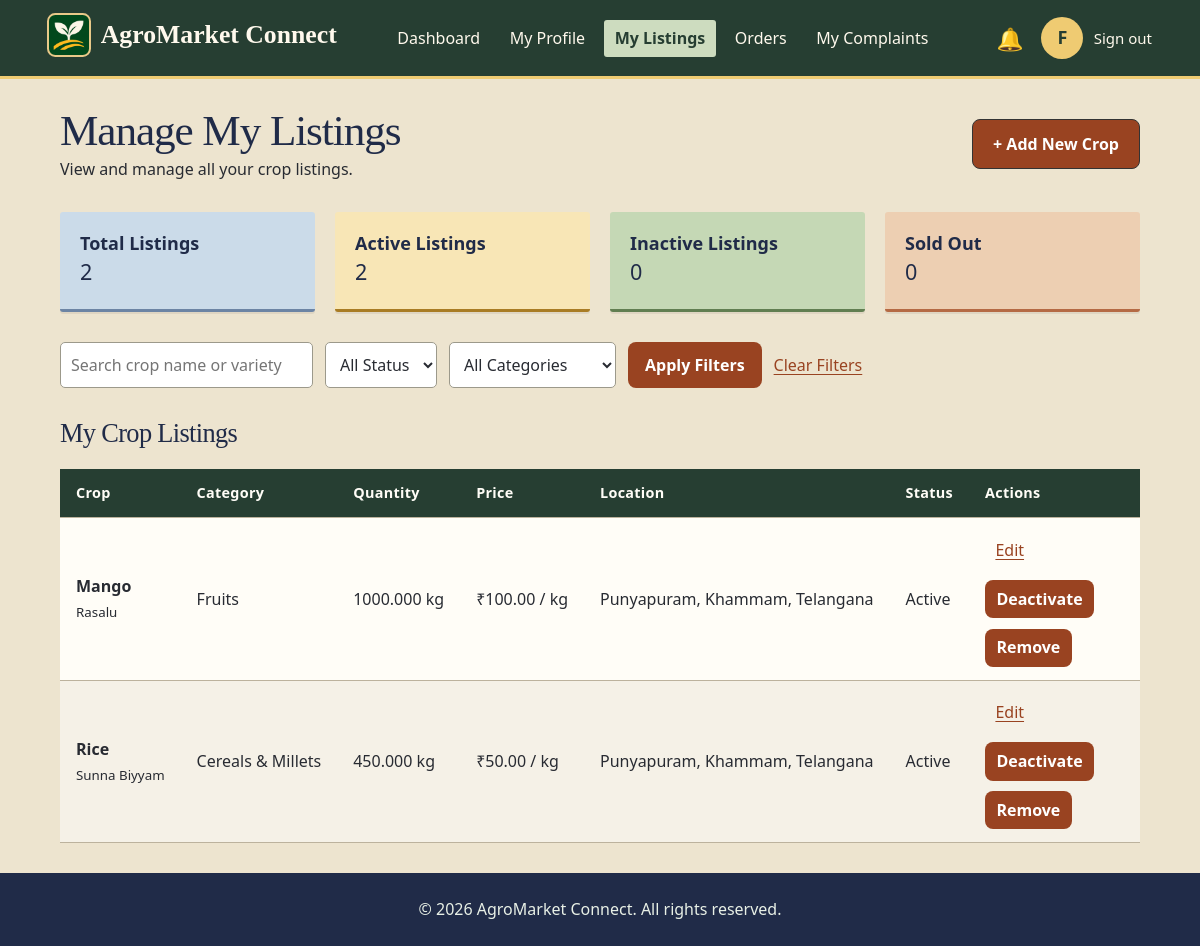
Before: /Home/farmer/manage_listings.php (signed in) with the older database file.
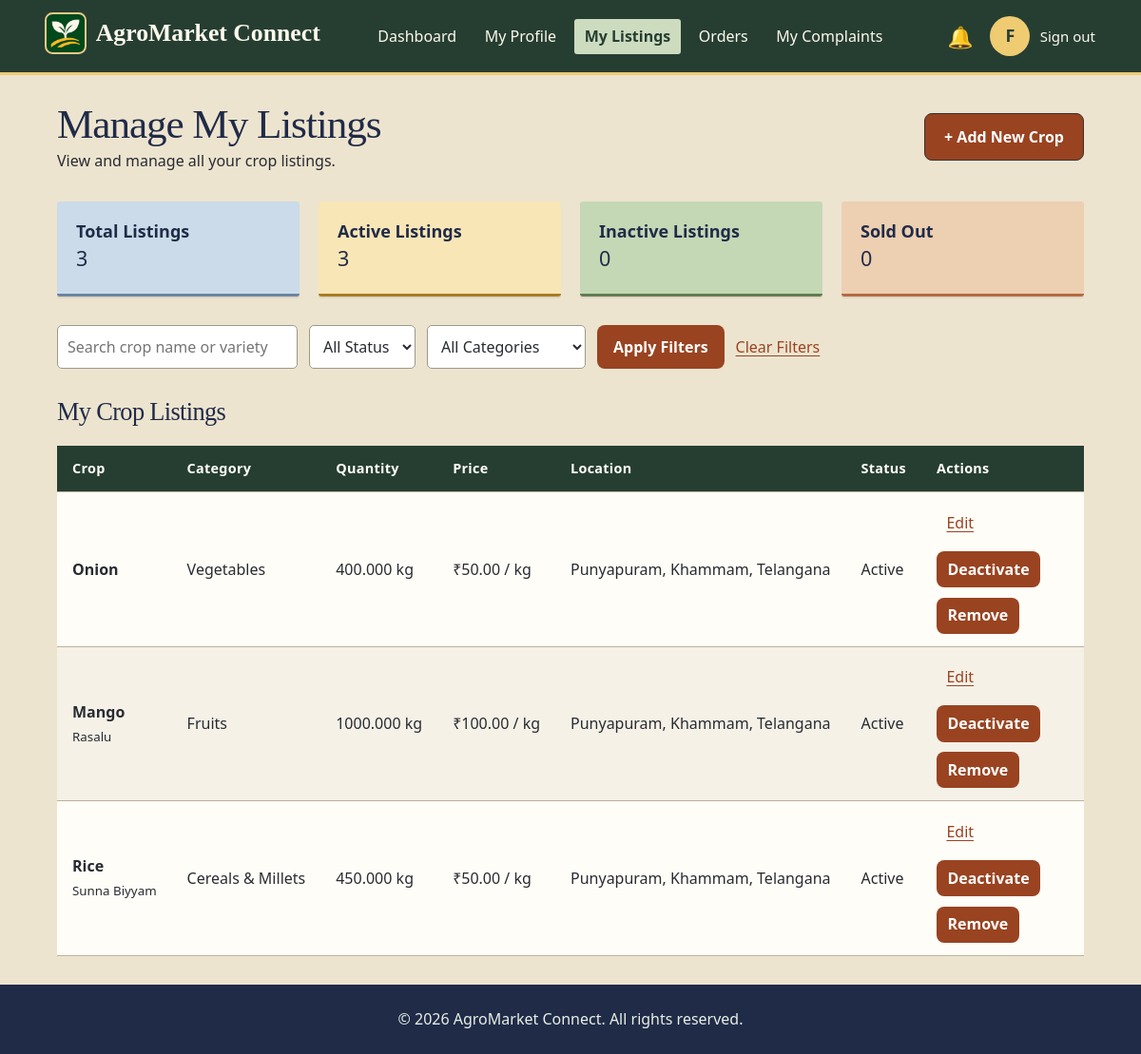
After: the same page with the newer database file.
### tables this page shows
CREATE TABLE `crop_listings` (
    `listing_id` bigint(20) UNSIGNED NOT NULL,
    `farmer_id` bigint(20) UNSIGNED NOT NULL,
    `category_id` int(10) UNSIGNED NOT NULL,
    `crop_name` varchar(120) NOT NULL,
    `variety` varchar(120) DEFAULT NULL,
    `description` text DEFAULT NULL,
    `quantity_available` decimal(12, 3) NOT NULL,
    `quantity_unit` varchar(20) NOT NULL,
    `price_per_unit` decimal(12, 2) NOT NULL,
    `minimum_order_quantity` decimal(12, 3) DEFAULT NULL,
    `quality_grade` varchar(50) DEFAULT NULL,
    `harvest_date` date DEFAULT NULL,
    `available_from` date DEFAULT NULL,
    `available_until` date DEFAULT NULL,
    `listing_status` enum(
        'available',
        'paused',
        'sold_out',
        'removed'
    ) NOT NULL DEFAULT 'available',
    `created_at` datetime DEFAULT current_timestamp(),
    `updated_at` datetime DEFAULT current_timestamp() ON UPDATE current_timestamp()
);

CREATE TABLE `crop_categories` (
    `category_id` int(10) UNSIGNED NOT NULL,
    `category_name` varchar(100) NOT NULL,
    `description` text DEFAULT NULL,
    `is_active` tinyint(1) NOT NULL DEFAULT 1,
    `created_at` datetime DEFAULT current_timestamp()
);

### Home/includes/html.php (called while the page is built)
<?php
function e($value)
{
    return htmlspecialchars((string) ($value ?? ""), ENT_QUOTES, "UTF-8");
}

### Home/farmer/manage_listings.php (the view, shortened to what the changed rows need)
<?php
    require_once __DIR__ . "/../config/db.php";
    $farmerId = (int) $_SESSION['user_id'];
    require_once __DIR__ . "/../includes/html.php";
    $listingStats = [
    "total_listings"    => 0,
    "active_listings"   => 0,
    "inactive_listings" => 0,
    "sold_out_listings" => 0,
    ];
    $statsSql = "SELECT
                COUNT(*) AS total_listings,
                COALESCE(SUM(listing_status = 'available'), 0) AS active_listings,
                COALESCE(SUM(listing_status = 'paused'), 0) AS inactive_listings,
                COALESCE(SUM(listing_status = 'sold_out'), 0) AS sold_out_listings
             FROM crop_listings
             WHERE farmer_id = ?
             AND listing_status <> 'removed'";
    $stmt = mysqli_prepare($link, $statsSql);
    mysqli_stmt_bind_param($stmt, "i", $farmerId);
    mysqli_stmt_execute($stmt);
    $statsResult  = mysqli_stmt_get_result($stmt);
    $listingStats = mysqli_fetch_assoc($statsResult) ?: $listingStats;
    $search         = trim($_GET['search'] ?? "");
    $statusFilter   = $_GET['status'] ?? "";
    $allowedStatuses = [
    "available",
    "paused",
    "sold_out",
    ];
    if (! in_array($statusFilter, $allowedStatuses, true)) {
    $statusFilter = "";
    }
    $categoryId = 0;
    $listings = [];
    $searchPattern = "%" . $search . "%";
    $listingsSql = "SELECT
                    cl.listing_id,
                    cl.crop_name,
                    cl.variety,
                    cl.quantity_available,
                    cl.quantity_unit,
                    cl.price_per_unit,
                    cl.listing_status,
                    cl.created_at,
                    cc.category_name,
                    fp.village,
                    fp.district,
                    fp.state
                FROM crop_listings AS cl
                INNER JOIN crop_categories AS cc
                    ON cl.category_id = cc.category_id
                LEFT JOIN farmer_profiles AS fp
                    ON cl.farmer_id = fp.farmer_id
                WHERE cl.farmer_id = ?
                AND cl.listing_status <> 'removed'
                AND (
                    ? = ''
                    OR cl.crop_name LIKE ?
                    OR cl.variety LIKE ?
                )
                AND (
                    ? = ''
                    OR cl.listing_status = ?
                )
                AND (
                    ? = 0
                    OR cl.category_id = ?
                )
                ORDER BY cl.created_at DESC, cl.listing_id DESC";
    $stmt = mysqli_prepare($link, $listingsSql);
    mysqli_stmt_bind_param(
    $stmt,
    "isssssis",
    $farmerId,
    $search,
    $searchPattern,
    $searchPattern,
    $statusFilter,
    $statusFilter,
    $categoryId,
    $categoryId
    );
    mysqli_stmt_execute($stmt);
    $listingsResult = mysqli_stmt_get_result($stmt);
    while ($row = mysqli_fetch_assoc($listingsResult)) {
    $listings[] = $row;
    }
?>
<!DOCTYPE html>
<html lang="en">
<head>
    <link rel="stylesheet" href="farmer.css">
</head>
<body>
    <main class="listings-container">
        <div class="listings-heading">
            <div>
                <h1>Manage My Listings</h1>
            </div>
        </div>
        <section class="listing-summary">
            <div>
                <h3>Total Listings</h3>
                <p><?php echo (int) $listingStats['total_listings']; ?></p>
            </div>
            <div>
                <h3>Active Listings</h3>
                <p><?php echo (int) $listingStats['active_listings']; ?></p>
            </div>
        </section>
        <section class="listings-table-section">
            <h2>My Crop Listings</h2>
            <div class="table-wrapper">
                <table>
                    <thead>
                        <tr>
                            <th>Crop</th>
                            <th>Category</th>
                            <th>Quantity</th>
                            <th>Price</th>
                            <th>Location</th>
                            <th>Status</th>
                            <th>Actions</th>
                        </tr>
                    </thead>
                    <tbody>
                        <?php if (! empty($listings)): ?>
                            <?php foreach ($listings as $listing): ?>
                                <tr>
                                    <td>
                                        <strong><?php echo e($listing['crop_name']); ?></strong>
                                        <?php if (! empty($listing['variety'])): ?>
                                            <br>
                                            <small><?php echo e($listing['variety']); ?></small>
                                        <?php endif; ?>
                                    </td>
                                    <td>
                                        <?php echo e($listing['category_name']); ?>
                                    </td>
                                    <td>
                                        <?php echo e($listing['quantity_available']); ?>
                                        <?php echo e($listing['quantity_unit']); ?>
                                    </td>
                                    <td>
                                        ₹<?php echo number_format((float) $listing['price_per_unit'], 2); ?>
                                        / <?php echo e($listing['quantity_unit']); ?>
                                    </td>
                                    <td>
                                        <?php
                                            $locationParts = array_filter([
                                                $listing['village'] ?? "",
                                                $listing['district'] ?? "",
                                                $listing['state'] ?? "",
                                            ]);
                                            echo ! empty($locationParts)
                                                ? e(implode(", ", $locationParts))
                                                : "Location unavailable";
                                        ?>
                                    </td>
                                    <td>
                                        <?php
                                            $statusLabels = [
                                                "available" => "Active",
                                                "paused"    => "Inactive",
                                                "sold_out"  => "Sold Out",
                                            ];
                                            echo e($statusLabels[$listing['listing_status']] ?? $listing['listing_status']);
                                        ?>
                                    </td>
                                    <td>
                                        <div class="listing-actions">
                                        <a href="edit_crop.php?id=<?php echo (int) $listing['listing_id']; ?>">
                                            Edit
                                        </a>
                                        <?php if ($listing['listing_status'] === "available"): ?>
                                            <form method="POST" action="manage_listings.php">
                                                <button type="submit">
                                                    Deactivate
                                                </button>
                                            </form>
                                        <?php else: ?>
                                            <span>Sold Out</span>
                                        <?php endif; ?>
                                        <form method="POST"
                                            action="manage_listings.php"
                                            data-confirm="Are you sure you want to remove this listing?">
                                            <button type="submit">
                                                Remove
                                            </button>
                                        </form>
                                    </div>
                                    </td>
                                </tr>
                            <?php endforeach; ?>
                        <?php endif; ?>
                    </tbody>
                </table>
            </div>
        </section>
    </main>
</body>
</html>

Changed rows visible on the page:
added crop_listings: crop_name "Onion", category.category_name "Vegetables", quantity_available "400.000", quantity_unit "kg", price_per_unit "50.00", locationParts "Punyapuram, Khammam, Telangana", listing_status "Active"
Other visible differences:
$listingStats['total_listings']: "2" → "3"
$listingStats['active_listings']: "2" → "3"
